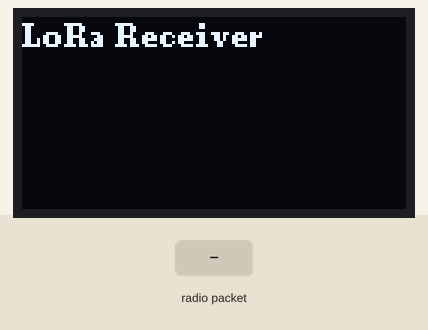
The sketch below on a simulated Arduino Uno, built with avr-gcc and run on an emulated ATmega328P. On the bench: 128×64 one-colour display. Inputs (shaded band) come from the test bench. No radio packets arrive unless stated; what the sketch prints to the serial monitor is not drawn.

Above: at 1.2 s.
1.3 s: radio packet "1" arrives
At 2.5 s:
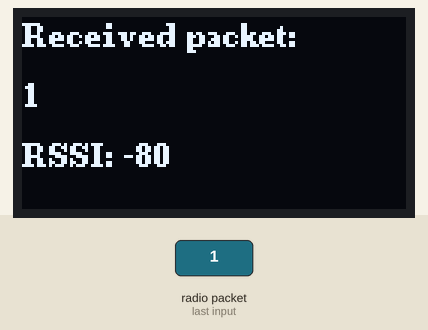
2.8 s: radio packet "0" arrives
At 3.8 s:
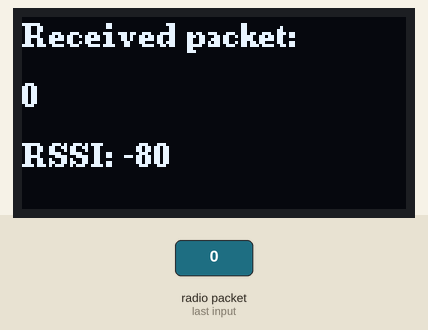
4.3 s: radio packet "2" arrives
Timing chart, 0 to 7.3 s (numbered marks = the images above; inputs shaded):
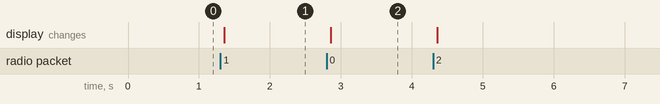

Measured:
- after the input at 1.3 s, the display: changes after 0.06 s (image 1)
- after the input at 2.8 s, the display: changes after 0.06 s (image 2)

The sketch:

Rx.ino
```cpp
#include <SPI.h>
#include <LoRa.h>
#include <Wire.h>
#include <U8g2lib.h>

// Pines LoRa
#define SS 18
#define RST 14
#define DI0 26

// Inicializa la pantalla OLED
U8G2_SSD1306_128X64_NONAME_F_HW_I2C u8g2(U8G2_R0, /* reset=*/ U8X8_PIN_NONE, /* clock=*/ SCL, /* data=*/ SDA);

void setup() {
  Serial.begin(9600);
  while (!Serial);

  // Inicializa la pantalla
  u8g2.begin();
  u8g2.clearBuffer();
  u8g2.setFont(u8g2_font_ncenB08_tr);
  u8g2.drawStr(0, 10, "LoRa Receiver");
  u8g2.sendBuffer();

  // Inicializa los pines del LoRa
  LoRa.setPins(SS, RST, DI0);

  if (!LoRa.begin(915E6)) {
    Serial.println("Starting LoRa failed!");
    u8g2.clearBuffer();
    u8g2.drawStr(0, 10, "Starting LoRa failed!");
    u8g2.sendBuffer();
    while (1);
  }
}

void loop() {
  // Intenta recibir un paquete
  int packetSize = LoRa.parsePacket();
  if (packetSize) {
    // Recibir paquete
    String received = "";
    while (LoRa.available()) {
      received += (char)LoRa.read();
    }

    // Mostrar mensaje en la pantalla OLED
    u8g2.clearBuffer();
    u8g2.drawStr(0, 10, "Received packet:");
    u8g2.drawStr(0, 30, received.c_str());
    u8g2.drawStr(0, 50, ("RSSI: " + String(LoRa.packetRssi())).c_str());
    u8g2.sendBuffer();

    // Mostrar mensaje en el monitor serie
    Serial.print("Received packet: ");
    Serial.print(received);
    Serial.print(" with RSSI ");
    Serial.println(LoRa.packetRssi());

    // Enviar datos recibidos al puerto serie de la computadora
    Serial.println(received); // Esto imprime el paquete recibido sin texto adicional
  }
}
```
